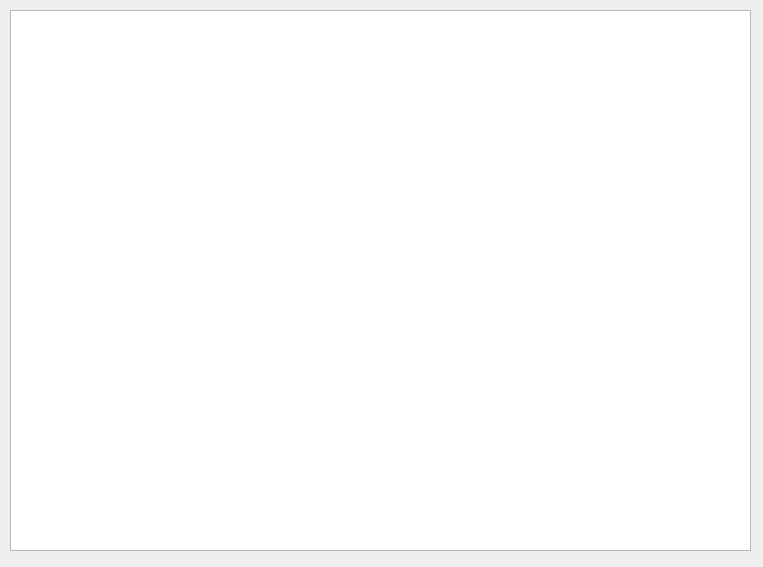
<?xml version="1.0" encoding="UTF-8"?>
<ui version="4.0">
 <class>SalidaInversa</class>
 <widget class="QWidget" name="SalidaInversa">
  <property name="geometry">
   <rect>
    <x>0</x>
    <y>0</y>
    <width>763</width>
    <height>567</height>
   </rect>
  </property>
  <property name="windowTitle">
   <string>Form</string>
  </property>
  <widget class="QTextEdit" name="inversaText">
   <property name="geometry">
    <rect>
     <x>10</x>
     <y>10</y>
     <width>741</width>
     <height>541</height>
    </rect>
   </property>
  </widget>
 </widget>
 <resources/>
 <connections/>
</ui>
